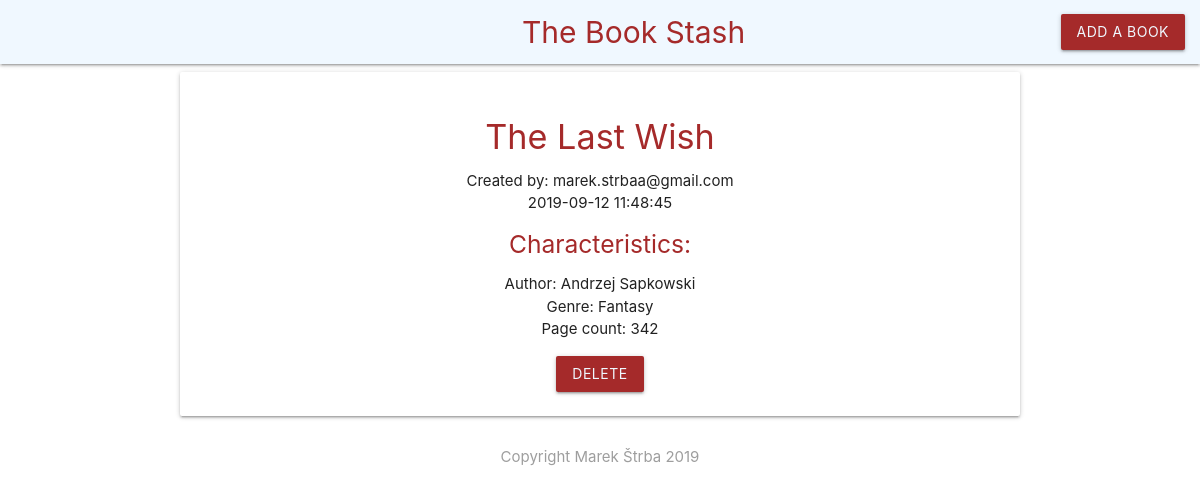
The page /books/details.php?id=4 on the database its author committed.
### tables this page shows
CREATE TABLE `books` (
  `id` int(11) NOT NULL,
  `email` varchar(255) NOT NULL,
  `title` varchar(255) NOT NULL,
  `Author` varchar(255) NOT NULL,
  `genre` varchar(255) NOT NULL,
  `pages` varchar(255) NOT NULL,
  `created_at` timestamp NOT NULL DEFAULT current_timestamp()
);

### books/details.php (the view, shortened to what this page needs)
<?php
include('config/db_connect.php');
if(isset($_GET['id'])){
    $id = mysqli_real_escape_string($conn, $_GET['id']);
    $sql = "SELECT * FROM books WHERE id = $id";
    $result = mysqli_query($conn, $sql);
    $book = mysqli_fetch_assoc($result);
}
?>
<!DOCTYPE html>
<html>
<?php include('templates/header.php');?>
<div class="container center">
    <?php if($book){?>
<div class="card">
    <div class="card-content">
        <h4 class="details"><?php echo htmlspecialchars($book['title']);?></h4>
        <p>Created by: <?php echo htmlspecialchars($book['email']);?></p>
        <p><?php echo date($book['created_at']);?></p>
        <h5 class="details">Characteristics:</h5>
        <ul>
            <li><?php echo 'Author: ' . htmlspecialchars($book['Author']);?></li>
            <li><?php echo'Genre: ' . htmlspecialchars($book['genre']);?></li>
            <li><?php echo 'Page count: ' . htmlspecialchars($book['pages']);?></li>
        </ul>
        <form action="details.php" method="POST">
            <input type="submit" name="delete" value="Delete" class="btn delete">
        </form>
    </div>
</div>
    <?php }else{?>
        <h5>No such book exists</h5>
    <?php }?>
</div>
<?php include('templates/footer.php');?>
</html>

### books/templates/header.php (style rules this page uses)
.delete { background-color: brown; color: aliceblue; margin: 10px, 10px; }
.details { color: brown; }

### rows shown on the page
books: title "The Last Wish", email "marek.strbaa@gmail.com", created_at "2019-09-12 11:48:45", Author "Andrzej Sapkowski", genre "Fantasy", pages "342"
